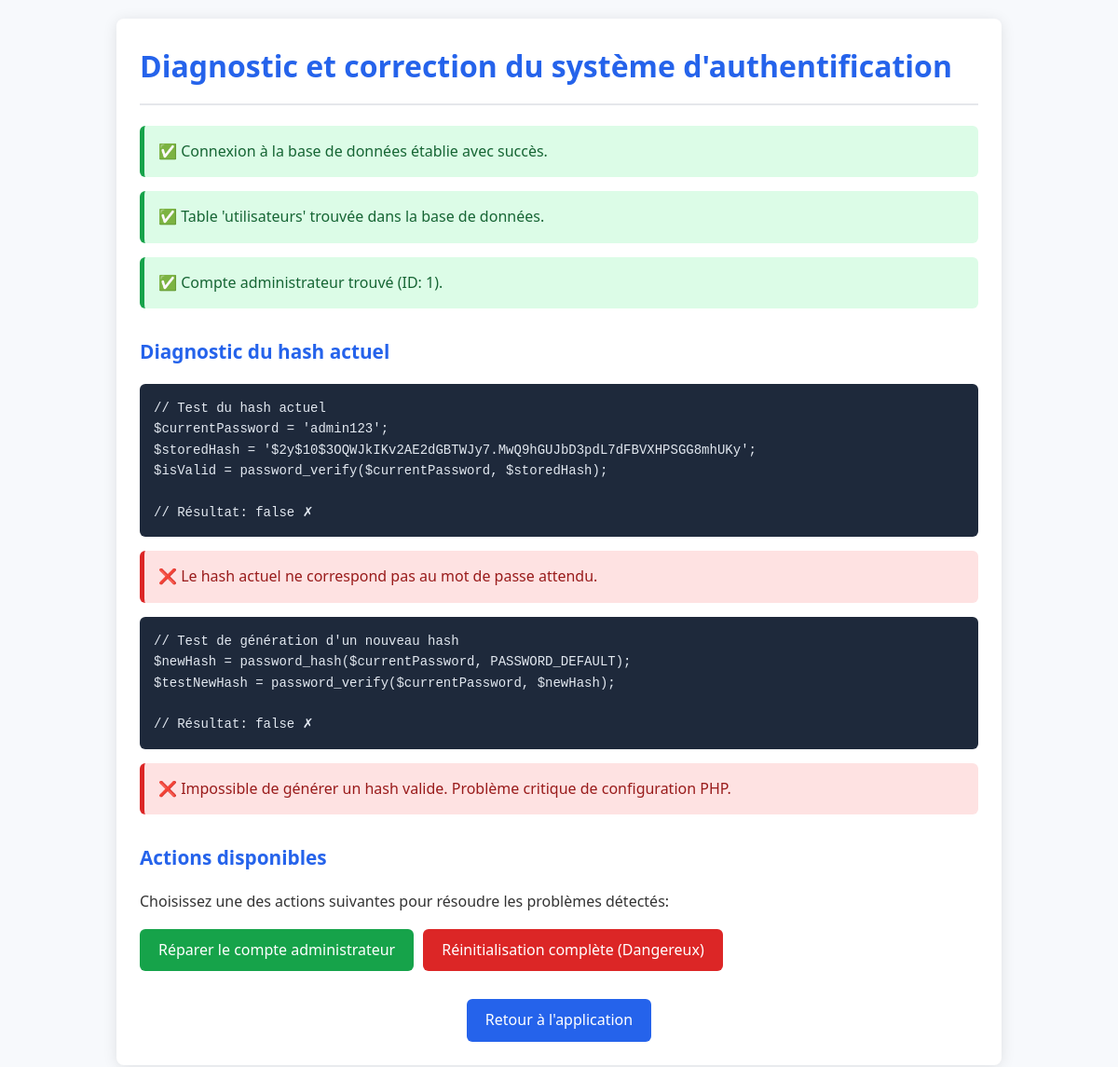
Page /fix_admin.php on the earlier database version.
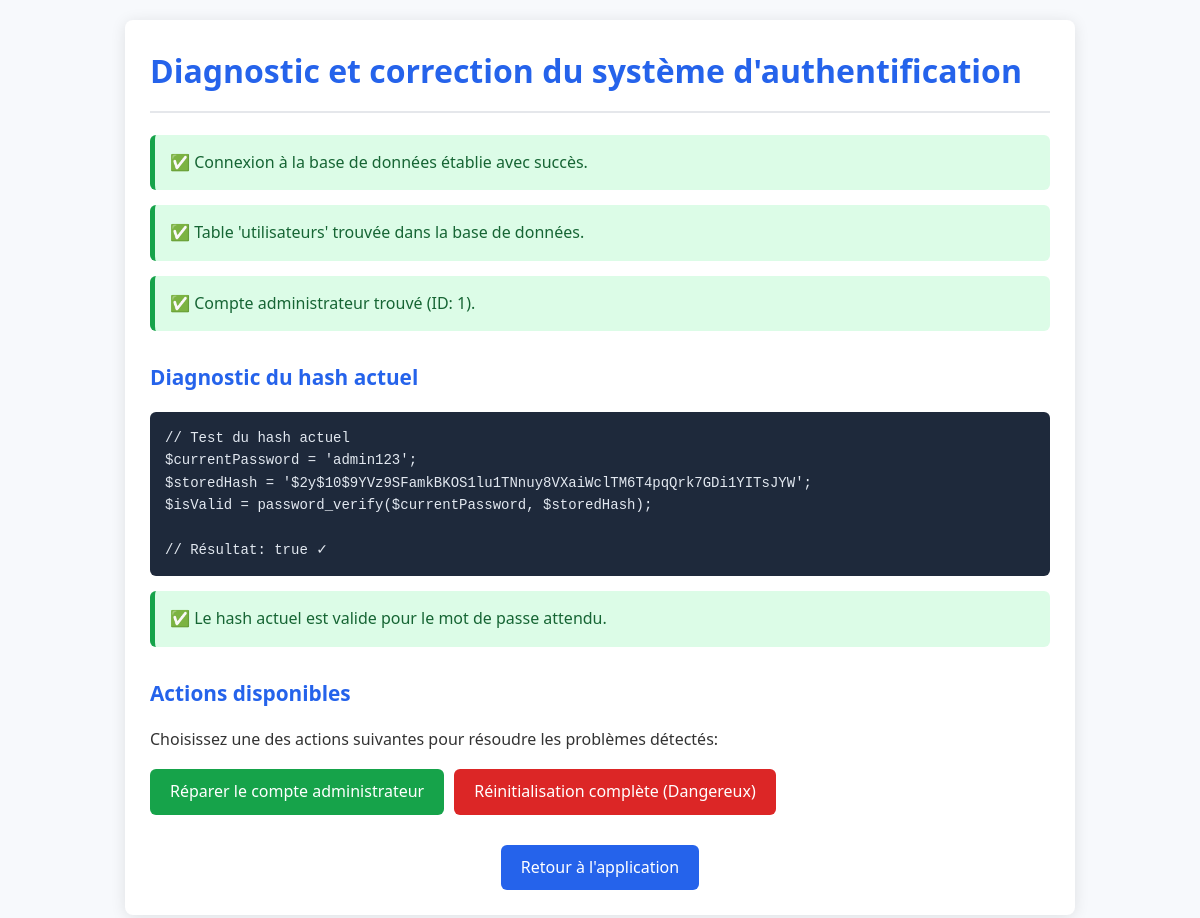
Same page on the later database version.
### tables this page shows
CREATE TABLE `utilisateurs` (
  `id` int NOT NULL,
  `email` varchar(100) NOT NULL,
  `password` varchar(255) NOT NULL,
  `role` enum('admin','pilote','etudiant') NOT NULL,
  `created_at` datetime NOT NULL,
  `updated_at` datetime DEFAULT CURRENT_TIMESTAMP ON UPDATE CURRENT_TIMESTAMP
);

### fix_admin.php (the view, shortened to what the changed rows need)
<?php
echo '<!DOCTYPE html>
<html>
<head>
    <meta charset="UTF-8">
    <title>Réparation système d\'authentification</title>
    <style>
        body{font-family:system-ui,-apple-system,sans-serif;line-height:1.6;margin:0;padding:20px;color:#333;background:#f7f9fc}
        .container{max-width:900px;margin:0 auto;background:#fff;padding:25px;border-radius:8px;box-shadow:0 2px 15px rgba(0,0,0,0.1)}
        h1,h2{color:#2563eb;margin-top:0}
        h1{border-bottom:2px solid #e5e7eb;padding-bottom:15px}
        h2{margin-top:30px;font-size:1.3rem}
        pre{background:#1e293b;color:#e2e8f0;padding:15px;border-radius:6px;overflow-x:auto;font-size:14px;font-family:monospace}
        code{background:#f1f5f9;color:#1e293b;padding:3px 6px;border-radius:4px;font-family:monospace;font-size:0.9em}
        .success{background:#dcfce7;color:#166534;padding:15px;border-radius:6px;margin:15px 0;border-left:5px solid #16a34a}
        .error{background:#fee2e2;color:#991b1b;padding:15px;border-radius:6px;margin:15px 0;border-left:5px solid #dc2626}
        .info{background:#dbeafe;color:#1e40af;padding:15px;border-radius:6px;margin:15px 0;border-left:5px solid #3b82f6}
        .warn{background:#fff7ed;color:#9a3412;padding:15px;border-radius:6px;margin:15px 0;border-left:5px solid #ea580c}
        table{width:100%;border-collapse:collapse;margin:15px 0}
        th,td{text-align:left;padding:12px;border-bottom:1px solid #e5e7eb}
        th{background:#f8fafc}
        .btn{display:inline-block;background:#2563eb;color:#fff;padding:10px 20px;border-radius:6px;text-decoration:none;transition:background 0.3s}
        .btn:hover{background:#1d4ed8}
        .btn-danger{background:#dc2626}
        .btn-danger:hover{background:#b91c1c}
        .btn-success{background:#16a34a}
        .btn-success:hover{background:#15803d}
    </style>
</head>
<body>
<div class="container">
<h1>Diagnostic et correction du système d\'authentification</h1>';
try {
    $database = new Database();
    $conn = $database->getConnection();
    echo '<div class="success">✅ Connexion à la base de données établie avec succès.</div>';
    $tableSql = "SHOW TABLES LIKE 'utilisateurs'";
    $tableResult = $conn->query($tableSql);
    if ($tableResult->rowCount() === 0) {
        echo '<div class="error">❌ La table \'utilisateurs\' n\'existe pas!</div>';
        $createTableSql = "
        CREATE TABLE IF NOT EXISTS utilisateurs (
            id INT AUTO_INCREMENT PRIMARY KEY,
            email VARCHAR(100) UNIQUE NOT NULL,
            password VARCHAR(255) NOT NULL,
            role ENUM('admin', 'pilote', 'etudiant') NOT NULL,
            created_at DATETIME NOT NULL,
            updated_at DATETIME DEFAULT CURRENT_TIMESTAMP ON UPDATE CURRENT_TIMESTAMP
        ) ENGINE=InnoDB CHARSET=utf8mb4 COLLATE=utf8mb4_unicode_ci;";
        $conn->exec($createTableSql);
        echo '<div class="success">✅ Table \'utilisateurs\' créée avec succès.</div>';
    } else {
        echo '<div class="success">✅ Table \'utilisateurs\' trouvée dans la base de données.</div>';
    }
    $checkAdminSql = "SELECT id, email, password, role FROM utilisateurs WHERE email = 'admin@web4all.fr'";
    $stmt = $conn->prepare($checkAdminSql);
    $stmt->execute();
    $action = isset($_GET['action']) ? $_GET['action'] : null;
    if ($action === 'repair') {
        $password = 'admin123';
        $newHash = password_hash($password, PASSWORD_DEFAULT);
        if (!password_verify($password, $newHash)) {
            throw new Exception("Erreur critique: Le hash généré ne peut pas être validé!");
        }
        if ($stmt->rowCount() > 0) {
            $updateSql = "UPDATE utilisateurs SET password = :password WHERE email = 'admin@web4all.fr'";
            $updateStmt = $conn->prepare($updateSql);
            $updateStmt->bindParam(':password', $newHash);
            $updateStmt->execute();
            echo '<div class="success">✅ Le mot de passe administrateur a été réinitialisé avec succès.</div>';
        } else {
            $insertSql = "INSERT INTO utilisateurs (email, password, role, created_at)
                         VALUES ('admin@web4all.fr', :password, 'admin', NOW())";
            $insertStmt = $conn->prepare($insertSql);
            $insertStmt->bindParam(':password', $newHash);
            $insertStmt->execute();
            echo '<div class="success">✅ Compte administrateur créé avec succès.</div>';
        }
        echo '<div class="info">
            <h3>Informations de connexion:</h3>
            <ul>
                <li><strong>Email:</strong> admin@web4all.fr</li>
                <li><strong>Mot de passe:</strong> admin123</li>
            </ul>
            <p>Vous pouvez maintenant vous connecter en utilisant ces identifiants.</p>
        </div>';
    }
    else {
        if ($stmt->rowCount() > 0) {
            $admin = $stmt->fetch(PDO::FETCH_ASSOC);
            echo '<div class="success">✅ Compte administrateur trouvé (ID: ' . $admin['id'] . ').</div>';
            $currentPassword = 'admin123';
            $isValidHash = password_verify($currentPassword, $admin['password']);
            echo '<h2>Diagnostic du hash actuel</h2>';
            echo '<pre>
// Test du hash actuel
$currentPassword = \'admin123\';
$storedHash = \'' . htmlspecialchars($admin['password']) . '\';
$isValid = password_verify($currentPassword, $storedHash);
// Résultat: ' . ($isValidHash ? 'true ✓' : 'false ✗') . '
</pre>';
            if (!$isValidHash) {
                echo '<div class="error">❌ Le hash actuel ne correspond pas au mot de passe attendu.</div>';
                $newHash = password_hash($currentPassword, PASSWORD_DEFAULT);
                $testNewHash = password_verify($currentPassword, $newHash);
                echo '<pre>
// Test de génération d\'un nouveau hash
$newHash = password_hash($currentPassword, PASSWORD_DEFAULT);
$testNewHash = password_verify($currentPassword, $newHash);
// Résultat: ' . ($testNewHash ? 'true ✓' : 'false ✗') . '
</pre>';
                if ($testNewHash) {
                    echo '<div class="info">✅ Un nouveau hash valide a été généré avec succès.</div>';
                } else {
                    echo '<div class="error">❌ Impossible de générer un hash valide. Problème critique de configuration PHP.</div>';
                }
            } else {
                echo '<div class="success">✅ Le hash actuel est valide pour le mot de passe attendu.</div>';
            }
        } else {
            echo '<div class="error">❌ Aucun compte administrateur trouvé!</div>';
        }
        echo '<h2>Actions disponibles</h2>';
        echo '<p>Choisissez une des actions suivantes pour résoudre les problèmes détectés:</p>';
        echo '<a href="?action=repair" class="btn btn-success" style="margin-right: 10px;">Réparer le compte administrateur</a>';
        echo '<a href="?action=reset_table" class="btn btn-danger" onclick="return confirm(\'Attention: Cette action va supprimer et recréer la table utilisateurs. Toutes les données utilisateurs seront perdues. Continuer?\')">Réinitialisation complète (Dangereux)</a>';
    }
    echo '<div style="margin-top: 30px; text-align: center">
        <a href="index.php" class="btn">Retour à l\'application</a>
    </div>';
} catch (Exception $e) {
    echo '<div class="error">
        <h3>Erreur critique:</h3>
        <p>' . $e->getMessage() . '</p>
        <pre>' . $e->getTraceAsString() . '</pre>
    </div>';
}
echo '</div></body></html>';

Differences in the rows shown:
changed utilisateurs id 1: password "$2y$10$3OQWJkIKv2AE2dGBTWJy7.MwQ9hGUJbD3pdL7dFBVXHPSGG8mhUKy" → "$2y$10$9YVz9SFamkBKOS1lu1TNnuy8VXaiWclTM6T4pqQrk7GDi1YITsJYW"
Other differences:
text no longer shown: "false ✗ ❌ Le hash actuel ne correspond pas au mot de passe attendu. // Test de génération d ' un nouveau hash $newHash = password_hash($currentPassword, PASSWORD_DEFAULT); $testNewHash = password_verify($currentPassword, $newHash); // Résultat: false ✗ ❌ Impossible de générer un hash valide. Problème critique de configuration PHP."
text now shown: "true ✓ ✅ Le hash actuel est valide pour le mot de passe attendu."
